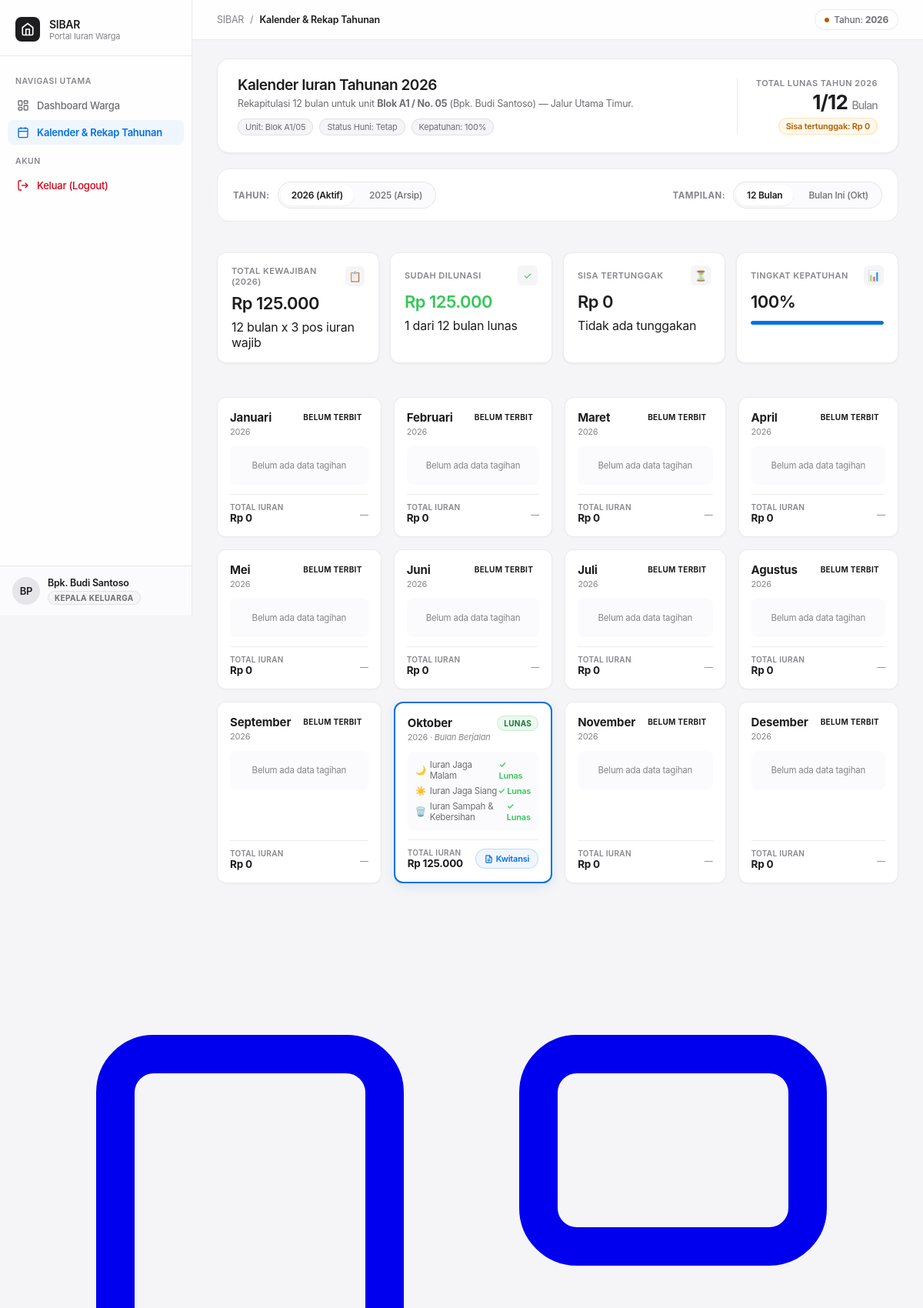
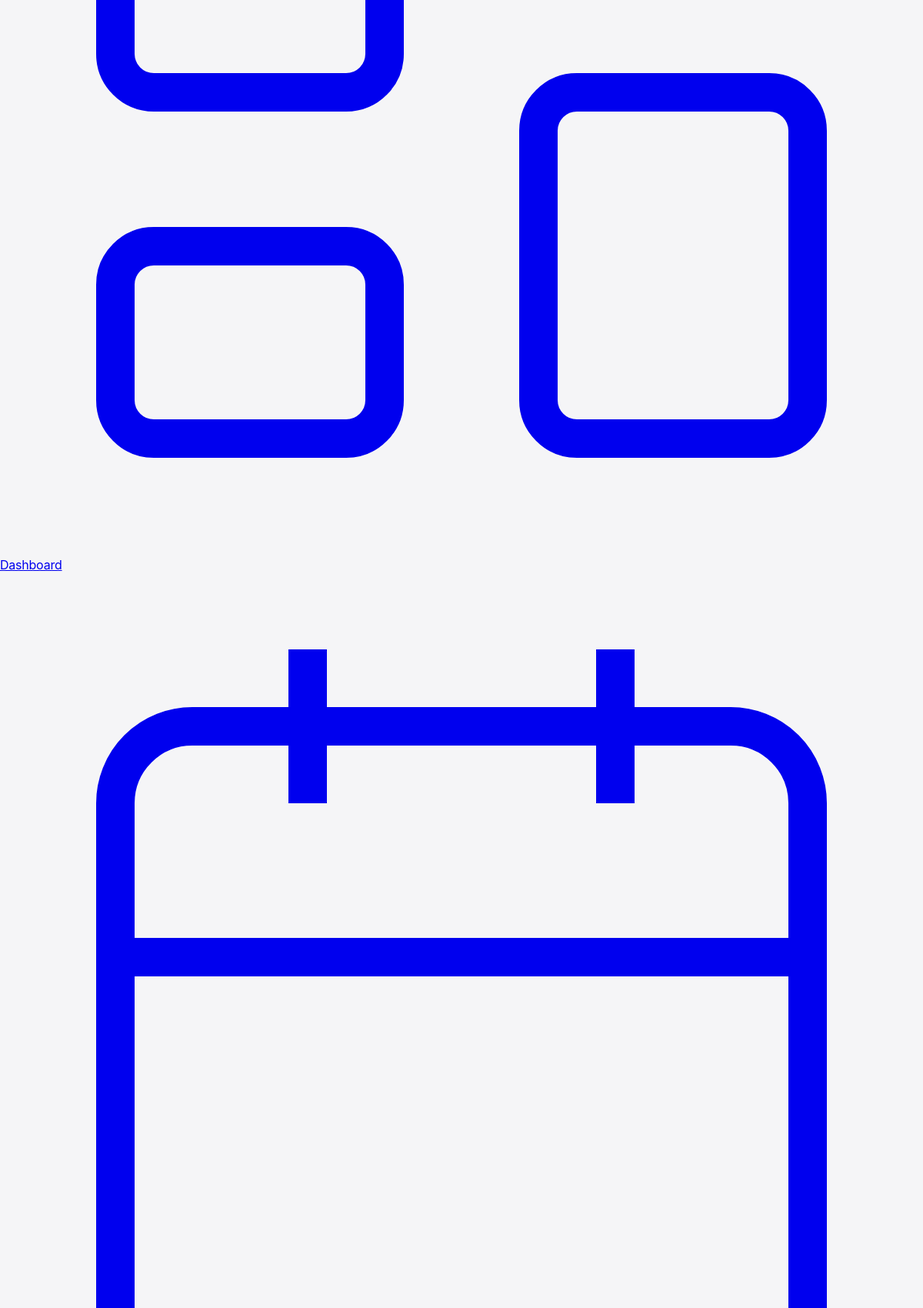
/calendar.php (signed in, upper part), run on the app's committed database (2 pictures, top to bottom).
### tables this page shows
CREATE TABLE IF NOT EXISTS `users` (
  `id` INT AUTO_INCREMENT PRIMARY KEY,
  `house_id` INT NULL,
  `complex_id` INT DEFAULT 1,
  `username` VARCHAR(50) NOT NULL UNIQUE,
  `password_hash` VARCHAR(255) NOT NULL,
  `full_name` VARCHAR(100) NOT NULL,
  `phone` VARCHAR(20) NOT NULL,
  `role` ENUM('warga', 'satpam_siang', 'satpam_malam', 'sampah', 'super_admin') DEFAULT 'warga',
  `latitude` DECIMAL(10, 8) NULL,
  `longitude` DECIMAL(11, 8) NULL,
  `created_at` TIMESTAMP DEFAULT CURRENT_TIMESTAMP,
  FOREIGN KEY (`house_id`) REFERENCES `houses`(`id`) ON DELETE SET NULL,
  FOREIGN KEY (`complex_id`) REFERENCES `complexes`(`id`) ON DELETE SET NULL
);

CREATE TABLE IF NOT EXISTS `houses` (
  `id` INT AUTO_INCREMENT PRIMARY KEY,
  `complex_id` INT DEFAULT 1,
  `block` VARCHAR(10) NOT NULL,
  `number` VARCHAR(10) NOT NULL,
  `address` VARCHAR(255) NOT NULL,
  `lane` VARCHAR(100) DEFAULT 'Jalur Utama',
  `status_huni` ENUM('tetap', 'kontrak') DEFAULT 'tetap',
  `latitude` DECIMAL(10, 8) NULL,
  `longitude` DECIMAL(11, 8) NULL,
  `created_at` TIMESTAMP DEFAULT CURRENT_TIMESTAMP,
  FOREIGN KEY (`complex_id`) REFERENCES `complexes`(`id`) ON DELETE SET NULL,
  UNIQUE KEY `uk_house` (`block`, `number`)
);

CREATE TABLE IF NOT EXISTS `bills` (
  `id` INT AUTO_INCREMENT PRIMARY KEY,
  `house_id` INT NOT NULL,
  `fee_type_id` INT NOT NULL,
  `period_year` INT NOT NULL,
  `period_month` INT NOT NULL,
  `amount` DECIMAL(12, 2) NOT NULL,
  `status` ENUM('unpaid', 'paid') DEFAULT 'unpaid',
  `due_date` DATE NOT NULL,
  `created_at` TIMESTAMP DEFAULT CURRENT_TIMESTAMP,
  FOREIGN KEY (`house_id`) REFERENCES `houses`(`id`) ON DELETE CASCADE,
  FOREIGN KEY (`fee_type_id`) REFERENCES `fee_types`(`id`) ON DELETE CASCADE,
  UNIQUE KEY `uk_house_fee_period` (`house_id`, `fee_type_id`, `period_year`, `period_month`)
);

CREATE TABLE IF NOT EXISTS `fee_types` (
  `id` INT AUTO_INCREMENT PRIMARY KEY,
  `code` VARCHAR(50) NOT NULL UNIQUE,
  `name` VARCHAR(100) NOT NULL,
  `amount` DECIMAL(12, 2) NOT NULL,
  `icon` VARCHAR(10) DEFAULT '💰',
  `description` TEXT,
  `created_at` TIMESTAMP DEFAULT CURRENT_TIMESTAMP
);

### calendar.php (the view, shortened to what the rows shown need)
<?php
require_once __DIR__ . '/config/database.php';
require_once __DIR__ . '/config/auth.php';
$user = requireAuth();
$db = getDB();
$role = $user['role'];
$isWarga = ($role === 'warga');
$selectedYear = sanitizeInt($_GET['year'] ?? 2026, 2026);
$selectedMonth = isset($_GET['month']) && $_GET['month'] !== 'all' ? sanitizeInt($_GET['month'], 0) : 'all';
if ($isWarga) {
    $targetHouseId = (int)$user['house_id'];
}
$stmtTargetHouse = $db->prepare("
    SELECT h.id, h.block, h.number, h.lane, h.address, h.status_huni, u.full_name, u.phone, u.username
    FROM houses h
    LEFT JOIN users u ON u.house_id = h.id AND u.role = 'warga'
    WHERE h.id = :id
    LIMIT 1
");
$stmtTargetHouse->execute([':id' => $targetHouseId]);
$targetHouse = $stmtTargetHouse->fetch();
$stmtBills = $db->prepare("
    SELECT b.id, b.house_id, b.fee_type_id, b.period_year, b.period_month, b.amount, b.status, b.due_date,
           f.name AS fee_name, f.code AS fee_code, f.icon AS fee_icon,
           p.receipt_no, p.amount_paid, p.payment_method, p.paid_at
    FROM bills b
    JOIN fee_types f ON f.id = b.fee_type_id
    LEFT JOIN payments p ON p.bill_id = b.id
    WHERE b.house_id = :house_id AND b.period_year = :year
    ORDER BY b.period_month ASC, b.fee_type_id ASC
");
$stmtBills->execute([
    ':house_id' => $targetHouseId,
    ':year'     => $selectedYear
]);
$rawBills = $stmtBills->fetchAll();
$monthBills = [];
for ($m = 1; $m <= 12; $m++) {
    $monthBills[$m] = [
        'bills'       => [],
        'total_due'   => 0,
        'total_paid'  => 0,
        'paid_count'  => 0,
        'unpaid_count'=> 0,
        'status'      => 'empty',
        'latest_paid' => null,
        'receipt_no'  => null,
    ];
}
foreach ($rawBills as $b) {
    $m = (int)$b['period_month'];
    if ($m >= 1 && $m <= 12) {
        $monthBills[$m]['bills'][] = $b;
        $monthBills[$m]['total_due'] += (float)$b['amount'];
        if ($b['status'] === 'paid') {
            $monthBills[$m]['total_paid'] += (float)$b['amount'];
            $monthBills[$m]['paid_count']++;
            if (!empty($b['paid_at'])) {
                $monthBills[$m]['latest_paid'] = $b['paid_at'];
            }
            if (!empty($b['receipt_no'])) {
                $monthBills[$m]['receipt_no'] = $b['receipt_no'];
            }
        } else {
            $monthBills[$m]['unpaid_count']++;
        }
    }
}
$currentYearNow = 2026;
$currentMonthNow = 10;
for ($m = 1; $m <= 12; $m++) {
    $item = &$monthBills[$m];
}
$annualTotalDue = 0;
$annualTotalPaid = 0;
for ($m = 1; $m <= 12; $m++) {
    $annualTotalDue += $monthBills[$m]['total_due'];
    $annualTotalPaid += $monthBills[$m]['total_paid'];
}
$annualCompliance = $annualTotalDue > 0 ? round(($annualTotalPaid / $annualTotalDue) * 100) : 0;
$monthNames = [
    1 => 'Januari', 2 => 'Februari', 3 => 'Maret', 4 => 'April',
    5 => 'Mei', 6 => 'Juni', 7 => 'Juli', 8 => 'Agustus',
    9 => 'September', 10 => 'Oktober', 11 => 'November', 12 => 'Desember'
];
?>
<!DOCTYPE html>
<html lang="id">
<head>
  <link rel="stylesheet" href="assets/css/style.css">
  <link rel="stylesheet" href="assets/css/monitoring.css">
</head>
<body>
<div class="app-container">
  <aside class="sidebar">
    <div class="brand-section">
      <div class="brand-text">
        <h1>SIBAR</h1>
      </div>
    </div>
    <div class="sidebar-footer">
      <div class="avatar"><?= strtoupper(substr($user['full_name'], 0, 2)) ?></div>
      <div class="user-info">
        <div class="user-name"><?= e($user['full_name']) ?></div>
        <div class="house-tag" style="margin-top:3px;"><span class="role-badge <?= e($role) ?>"><?= e(roleLabel($role)) ?></span></div>
      </div>
    </div>
  </aside>
  <main class="main-wrapper">
    <div class="content-body">
      <section class="household-hero">
        <div class="hero-meta">
          <h2>Kalender Iuran Tahunan <?= e($selectedYear) ?></h2>
          <p>
            Rekapitulasi 12 bulan untuk unit <strong>Blok <?= e($targetHouse['block']) ?> / No. <?= e($targetHouse['number']) ?></strong>
            (<?= e($targetHouse['full_name'] ?: 'Belum Terdaftar') ?>) — <?= e($targetHouse['lane']) ?>.
          </p>
          <div class="hero-badges">
            <span class="hero-tag">Unit: Blok <?= e($targetHouse['block']) ?>/<?= e($targetHouse['number']) ?></span>
            <span class="hero-tag">Status Huni: <?= ucfirst(e($targetHouse['status_huni'] ?: 'Tetap')) ?></span>
            <span class="hero-tag">Kepatuhan: <?= $annualCompliance ?>%</span>
          </div>
        </div>
      </section>
      <div class="calendar-grid">
        <?php
        $monthsToDisplay = ($selectedMonth === 'all') ? range(1, 12) : [(int)$selectedMonth];
        foreach ($monthsToDisplay as $m):
            $mInfo = $monthBills[$m];
            $isCur = ($selectedYear === $currentYearNow && $m === $currentMonthNow);
            $status = $mInfo['status'];
            $statusLabel = match($status) {
                'paid'     => 'Lunas',
                'unpaid'   => 'Belum Lunas',
                'partial'  => 'Sebagian',
                'upcoming' => 'Mendatang',
                default    => 'Belum Terbit'
            };
        ?>
          <div class="month-card <?= $isCur ? 'is-current' : '' ?>">
            <div>
              <div class="month-card-header">
                <div>
                  <div class="month-name"><?= $monthNames[$m] ?></div>
                  <div class="month-year-sub"><?= e($selectedYear) ?> <?= $isCur ? '· <em>Bulan Berjalan</em>' : '' ?></div>
                </div>
                <span class="month-badge <?= e($status) ?>"><?= e($statusLabel) ?></span>
              </div>
              <div class="month-fee-list" style="margin-top:12px;">
                <?php if (empty($mInfo['bills'])): ?>
                  <div style="font-size:11.5px; color:var(--text-tertiary); text-align:center; padding:8px 0;">
                    Belum ada data tagihan
                  </div>
                <?php else: ?>
                  <?php foreach ($mInfo['bills'] as $b): ?>
                    <div class="month-fee-row">
                      <span class="month-fee-label">
                        <span><?= e($b['fee_icon']) ?></span>
                        <span><?= e($b['fee_name']) ?></span>
                      </span>
                      <span class="month-fee-status <?= $b['status'] === 'paid' ? 'paid' : 'unpaid' ?>">
                        <?= $b['status'] === 'paid' ? '✓ Lunas' : formatRupiah($b['amount']) ?>
                      </span>
                    </div>
                  <?php endforeach; ?>
                <?php endif; ?>
              </div>
            </div>
            <div class="month-card-footer">
              <div class="month-total-wrap">
                <span class="month-total-sub">Total Iuran</span>
                <span class="month-total-val"><?= formatRupiah($mInfo['total_due']) ?></span>
              </div>
              <div>
                <?php if ($mInfo['status'] === 'paid' && !empty($mInfo['receipt_no'])): ?>
                  <a href="receipt.php?receipt_no=<?= urlencode($mInfo['receipt_no']) ?>" class="btn-receipt-link" target="_blank" title="Cetak Kwitansi">
                    <svg width="11" height="11" viewBox="0 0 24 24" fill="none" stroke="currentColor" stroke-width="2.5"><path d="M14 2H6a2 2 0 0 0-2 2v16a2 2 0 0 0 2 2h12a2 2 0 0 0 2-2V8z"/><polyline points="14 2 14 8 20 8"/><line x1="16" y1="13" x2="8" y2="13"/><line x1="16" y1="17" x2="8" y2="17"/></svg>
                    Kwitansi
                  </a>
                <?php elseif ($isWarga && in_array($mInfo['status'], ['unpaid', 'partial'], true)): ?>
                  <a href="dashboard.php" class="btn-pay-month" title="Buka Dashboard untuk Bayar">
                    Bayar
                  </a>
                <?php else: ?>
                  <span style="font-size:11px; color:var(--text-tertiary);">
                    <?= $mInfo['latest_paid'] ? date('d/m/y', strtotime($mInfo['latest_paid'])) : '—' ?>
                  </span>
                <?php endif; ?>
              </div>
            </div>
          </div>
        <?php endforeach; ?>
      </div>
    </div>
  </main>
</div>
</body>
</html>

### data on the page
users: full_name "BP", full_name "Bpk. Budi Santoso", role "KEPALA KELUARGA", house.block "A1", house.number "05", house.lane "Jalur Utama Timur", house.status_huni "Tetap"
bills: m "Oktober", shows "Bulan Berjalan", status "LUNAS", fee_type.icon "🗑️", fee_type.name "Iuran Sampah & Kebersihan", shows "✓ Lunas", total_due "Rp 125.000"
bills: fee_type.icon "🌙", fee_type.name "Iuran Jaga Malam", status "✓ Lunas"
bills: fee_type.icon "☀️", fee_type.name "Iuran Jaga Siang", status "✓ Lunas"

### other printed values
$selectedYear "2026"
$annualCompliance "100"
$annualPaidMonths "1"
formatRupiah($annualTotalUnpaid) "Rp 0"
formatRupiah($annualTotalDue) "Rp 125.000"
formatRupiah($annualTotalPaid) "Rp 125.000"
$monthNames[$m] "Januari"
$statusLabel "BELUM TERBIT"
formatRupiah($mInfo['total_due']) "Rp 0"
$monthNames[$m] "Februari"
$monthNames[$m] "Maret"
$monthNames[$m] "April"
$monthNames[$m] "Mei"
$monthNames[$m] "Juni"
$monthNames[$m] "Juli"
